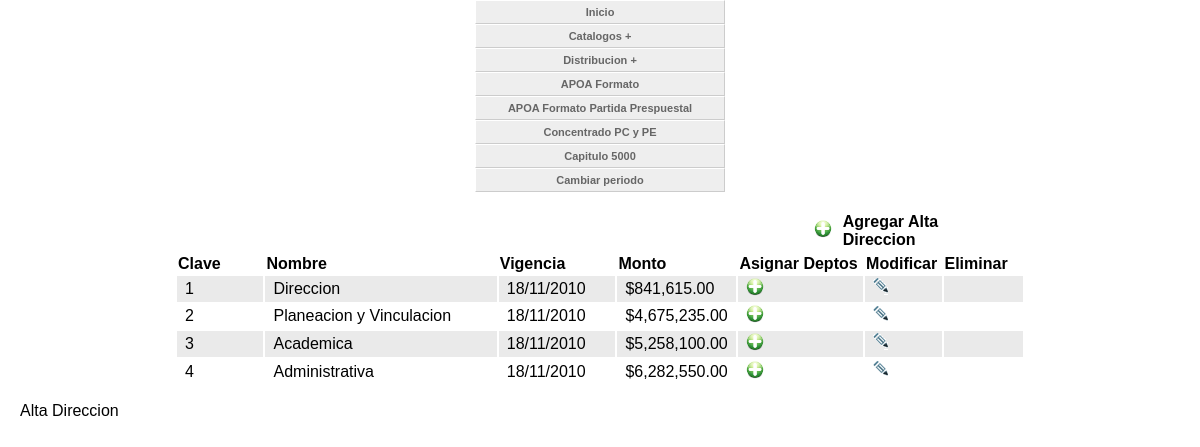
The page /altadireccion.php on the database its author committed.
### tables this page shows
CREATE TABLE `altadireccion` (
  `clave` varchar(20) NOT NULL,
  `nombre` varchar(200) default NULL,
  `vigencia` date default NULL,
  `monto` double default NULL,
  `gasto_propio` double default NULL,
  `periodo` varchar(20) default NULL,
  `id_altadireccion` int(11) NOT NULL auto_increment,
  PRIMARY KEY  (`id_altadireccion`),
  KEY `i_clave` (`clave`)
);

### altadireccion.php (the view, shortened to what this page needs)
<!DOCTYPE html PUBLIC "-//W3C//DTD XHTML 4.01 Transitional//EN" "http://www.w3.org/TR/xhtml1/DTD/xhtml1-transitional.dtd">
<html xmlns="http://www.w3.org/1999/xhtml">
<head>
</head>
<body onload="cargar();" onunload="window.opener.history.go(0);" >
<div  align="center" class="cssMenu">
							<ul id="navmenu">
  <li><a href="index_menu.php">Inicio</a></li>
  <li><a >Catalogos +</a>
  </li>
  <li><a href="#">Distribucion +</a>
  </li>
  <li><a  href="combo_apoa.php">APOA Formato</a></li>
  <li><a   href="APOApartidaPresupuestal.php">APOA Formato Partida Prespuestal</a></li>
  <li><a  href="programa_operativo_anual.php">Concentrado PC y PE</a></li>
  <li><a href="formato_capitulo5000.php">Capitulo 5000</a></li>
  <li><a href="index.php">Cambiar periodo</a></li>
</ul>
						</div>
<form id="form1" name="form1" method="post" action="">
  <table width="850" border="0" align="center">
    <tr>
      <td colspan="8"><table width="100%" border="0">
        <tr>
          <td width="76%">&nbsp;</td>
          <td width="3%"><a href="agregar_altadireccion.php" title="Agregar Alta Direccion" rel="gb_page_center[740,250]"><img src="images/add.png" width="18" height="18" alt="Agregar" border="0" /></a></td>
          <th width="21%">Agregar Alta Direccion</th>
        </tr>
      </table></td>
    </tr>
    <tr>
      <th width="84">Clave</th>
      <th width="228">Nombre</th>
      <th width="114">Vigencia</th>
      <th width="89">Monto</th>
      <th width="122">Asignar Deptos</th>
      <th width="74">Modificar</th>
      <th width="77">Eliminar</th>
    </tr>
<?PHP
	$Sql="SELECT clave,nombre,DATE_FORMAT(vigencia,'%d/%m/%Y') as vigencia,monto,gasto_propio,periodo,id_altadireccion FROM altadireccion";
	$ISql = mysql_query($Sql);
	$num=mysql_num_rows($ISql);
	if($num>0)
	{
		$a=1;
		while($row = mysql_fetch_array($ISql))
		{
		if($a==0)
		{
			$a=1;
			}else{?>
            <tr class="odd">
			<? $a=0;}?>
      			<td><? echo $row[0]; ?></td>
		      	<td><? echo $row[1]; ?></td>
      			<td><? echo $row[2]; ?></td>
      			<td><? echo "$".number_format($row[3], 2, '.', ','); ?></td>
      			<td align="center"><a href="asignar_departamento.php?idd=<?=$row[6]; ?>" title="Asignar Departamento" rel="gb_page_center[740,450]"><img src="images/add.png" width="18" height="18" alt="Agregar" border="0" /></a></td>
      			<td align="center"><a href="modificar_altadireccion.php?idd=<?=$row[0]; ?>" title="Modificar Alta Direccion" rel="gb_page_center[740,250]"><img src="imagenes/ico_edit.gif" width="15" height="17" border="0"/></a></td>
      			<? $val=$row[3]; if($val==0){ ?>
                <td align="center"><img src="images/delete.gif" width="16" height="16" alt="Eliminar" border="0" onclick="eliminar('<?=$row[0];?>');" /></td><? }else{ ?><td align="center"></td><? }?>
    		</tr>
<?
		}
	}
?>
  </table>
</form>
<link type="text/css" rel="stylesheet" href="stylesheets/TableGear.css" />
<link href="greybox/gb_styles.css" rel="stylesheet" type="text/css" />
						<span class="txtcontenidoazul">Alta Direccion</span>
</body>
</html>

### cssmenuhorizontal.css (style rules this page uses)
ul#navmenu, ul#navmenu li, ul#navmenu ul { margin: 0; border: 0 none; padding: 0; width: 250px; list-style: none; }
ul#navmenu li { display: block !important; display: inline; position: relative; }
ul#navmenu a { border: 1px solid #FFF; border-right-color: #CCC; border-bottom-color: #CCC; padding: 0 6px; display: block; background: #EEE; color: #666; font: bold 11px/22px Verdana, Arial, Helvetica, sans-serif; text-decoration: none; height: auto !important; height: 100%; }

### stylesheets/TableGear.css (style rules this page uses)
body { margin: 0 auto; padding: 0 20px 20px 20px; font-family: Tahoma, Helvetica, Arial, sans-serif; }
form { padding: 1em; }
tr.odd { background-color: #eaeaea; }
th,td { text-align: left; }
td { height: 1.6em; padding: 0 0.5em; }

### altadireccion.php (style rules this page uses)
a { color: #900; text-decoration: none; }

### rows shown on the page
altadireccion: clave "1", nombre "Direccion", row "18/11/2010", monto "841,615.00"
altadireccion: clave "2", nombre "Planeacion y Vinculacion", row "18/11/2010", monto "4,675,235.00"
altadireccion: clave "3", nombre "Academica", row "18/11/2010", monto "5,258,100.00"
altadireccion: clave "4", nombre "Administrativa", row "18/11/2010", monto "6,282,550.00"
